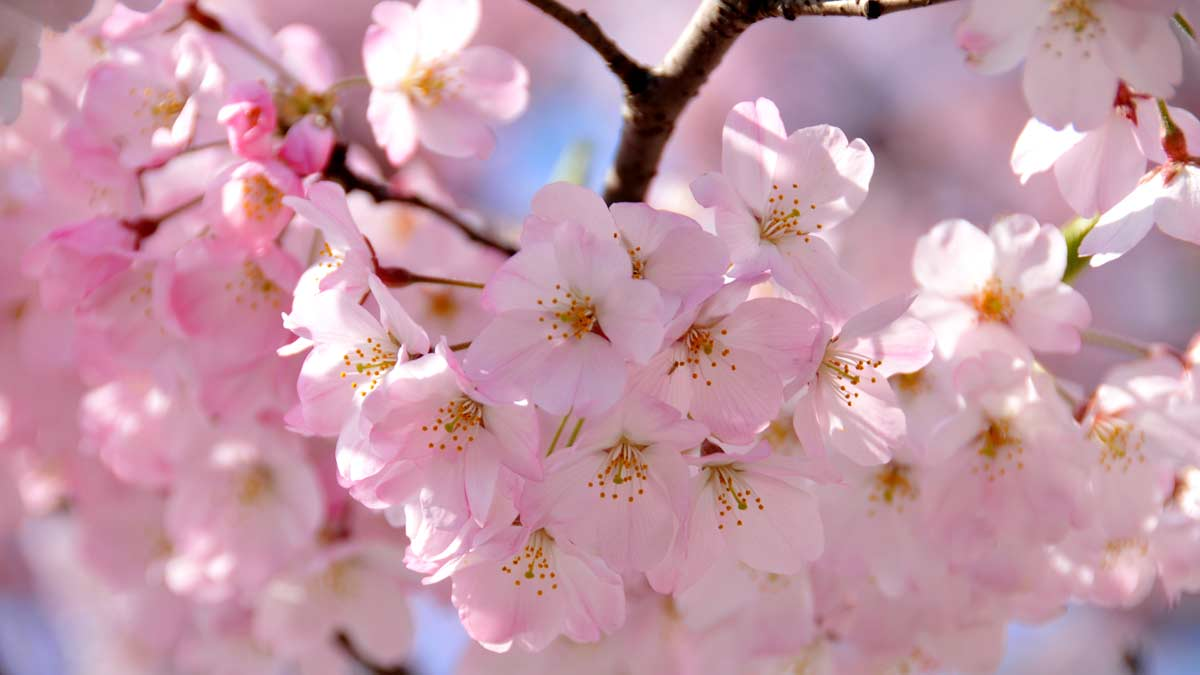
#> input picture flower.jpg, 1200 x 675 px
$ python filter3.py
#> lines starting #> are read from the running program, lines starting #| are printed output that depends on the picture
from PIL import Image, ImageFilter
import cv2
import numpy as np

def check_noise(img,filter_image): #to return the noise level - using gaussian noise
    mse = np.mean((np.array(img) - np.array(filter_image)) ** 2)
    return mse

def radius_size(img):
    brush_sizes = [1,2,3,4,5,6,7,8,9] #just to test

    best_brush_size = None #set it to null value first
    least_noise_level = float('inf') #actual value (pixels/matrix) - filtered image (pixels/matrix) = noise value (matrix)

    for size in brush_sizes:
        filter_image = img.filter(ImageFilter.GaussianBlur(radius = size))

        noise_level = check_noise(img,filter_image)
        if noise_level < least_noise_level:
            least_noise_level = noise_level
            best_brush_size = size
    print(best_brush_size)
    return best_brush_size

def filter2():
    #Convert image and blur
    img = Image.open("flower.jpg").convert("L")
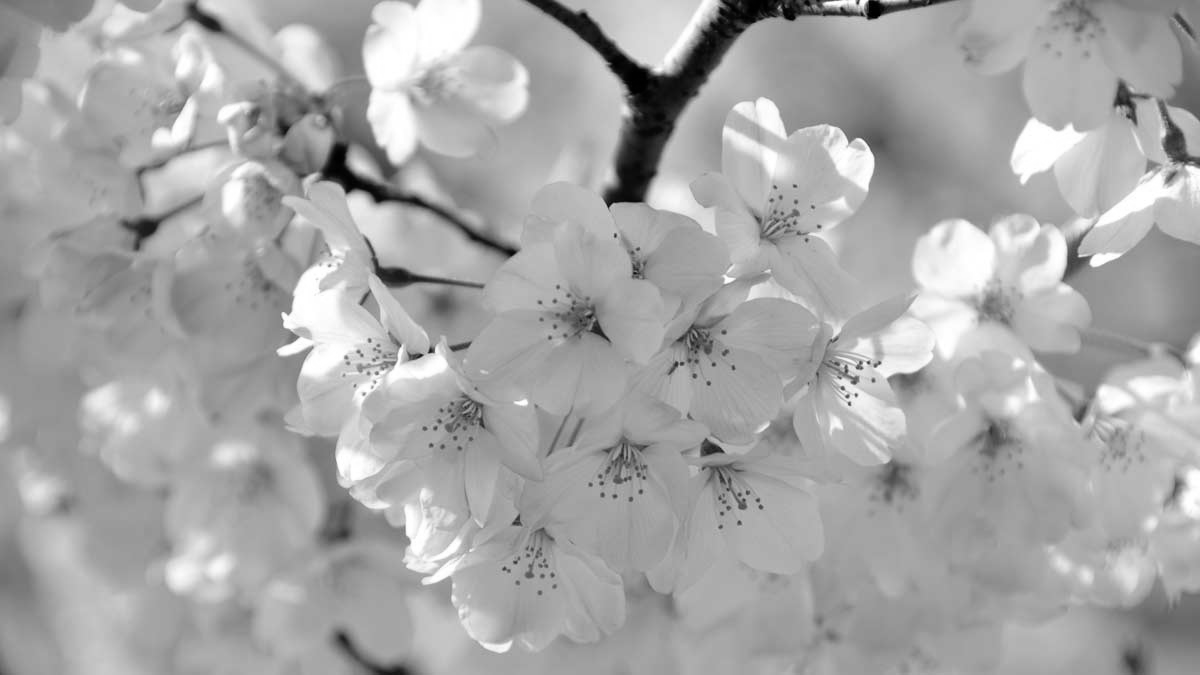
#> img: PIL image 1200x675 L; min 0, max 255, mean 166.5
    brush_size = radius_size(img)
#> the loop in radius_size, `for size in brush_sizes:` made 9 passes
#> (mse in check_noise, noise_level, least_noise_level) on pass 1: (3.79, 3.79, 3.79)
#> (mse in check_noise, noise_level) on passes 2 to 7: (11.05, 11.05), (17.79, 17.79), (24.1, 24.1), (29.5, 29.5), (34.25, 34.25), (38.36, 38.36)
#> after the loop in radius_size, `for size in brush_sizes:`: best_brush_size = 1; least_noise_level = 3.79
#| 1
#> brush_size = 1
    img_filter = img.filter((ImageFilter.GaussianBlur(radius = brush_size))) #blur it according to the brush_size
    img_filter = img_filter.filter((ImageFilter.GaussianBlur(radius = brush_size*2)))
    img_filter = img_filter.filter((ImageFilter.GaussianBlur(radius = brush_size*3)))
    img_filter.save("img.jpg")

    #creating sketch
    img_filter = cv2.imread("img.jpg", cv2.COLOR_BGR2GRAY)
#> img_filter: shape (675, 1200); min 0, max 255, mean 166.5
    img_filter = cv2.equalizeHist(img_filter)

    invert = cv2.bitwise_not(img_filter)

    bilateral = cv2.bilateralFilter(invert, 10, 50, 50)
    bilateral = cv2.bilateralFilter(bilateral, 7, 55, 55)
    bilateral = cv2.bilateralFilter(bilateral, 5, 60, 60)
    bilateral = cv2.bilateralFilter(bilateral, 3, 75, 75)

    invert1 = cv2.bitwise_not(bilateral)

    divide = cv2.divide(img_filter, invert1, scale=265.0)
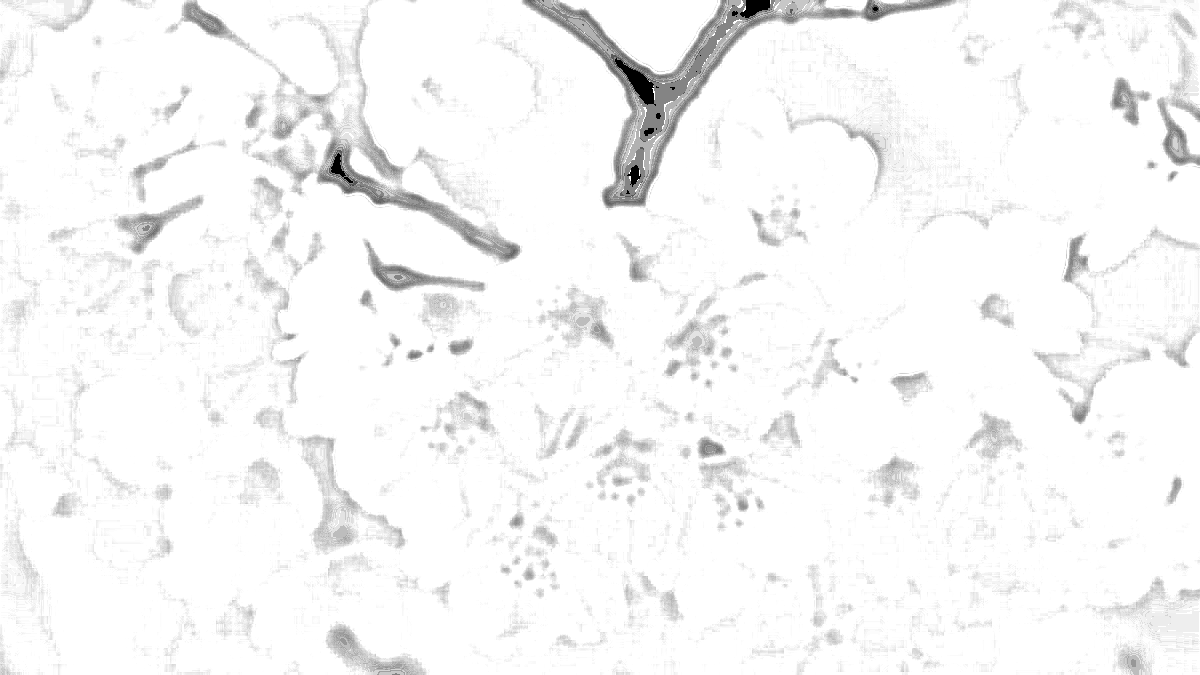
#> divide: shape (675, 1200); min 0, max 255, mean 246.3

    sketch = cv2.merge([divide,divide,divide])

    #manipulating the brightness and saturation of pixels
    img = Image.open("flower.jpg").convert("HSV")
#> img: PIL image 1200x675 HSV; mean H, S, V 207.4, 65.7, 197.5

    width, height = img.size
#> width = 1200; height = 675

    newIm = Image.new("HSV", (width, height))
#> newIm: PIL image 1200x675 HSV; every value is 0

    for m in range(width):
        for n in range(height):
            h = int(img.getpixel((m,n))[0])
            s = int(img.getpixel((m,n))[1]*2) #increase the saturation of the image
            v = int(img.getpixel((m,n))[2]*1.5)
            newIm.putpixel((m,n), (h,s,v))
#> newIm: PIL image 1200x675 HSV; mean H, S, V 207.4, 125, 248.9

    newIm = newIm.convert("RGB")
#> newIm: PIL image 1200x675 RGB
    newIm.save("img1.jpg")

    #remove noise from the image
    newIm = cv2.imread("img1.jpg")
#> newIm: shape (675, 1200, 3)
    bilateral_im = cv2.bilateralFilter(newIm, 15, 50, 50)

    #combine the sketch and image
    watercolor = ((sketch/255.0)*bilateral_im).astype("uint8")
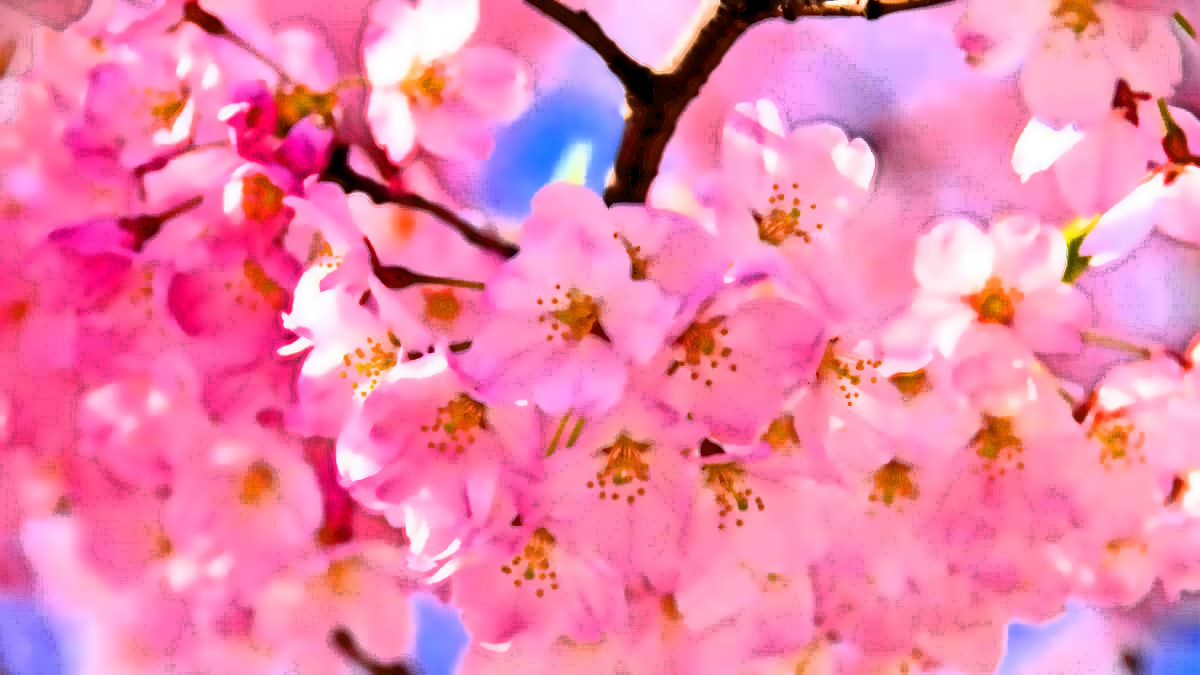
#> watercolor: shape (675, 1200, 3); mean of channels 0, 1, 2 173.4, 131.4, 237; drawn as B, G, R
    cv2.imwrite("watercolor.jpg", watercolor)

    #appplying paper texture to the image
    waterc = Image.open("watercolor.jpg")
    paper = Image.open("apaper.jpg").convert(waterc.mode)
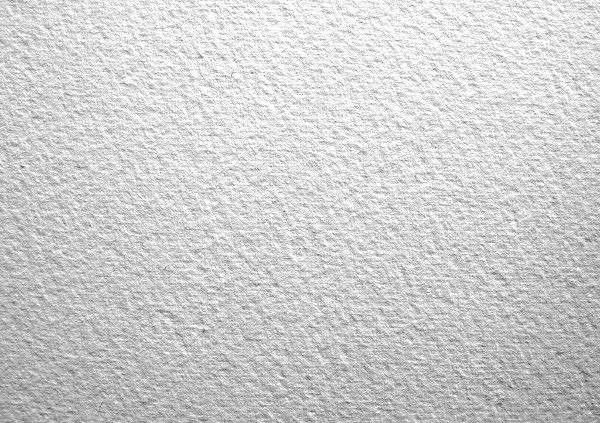
#> input picture apaper.jpg, 600 x 423 px
#> paper is the input picture: PIL image 600x423 RGB; min 37, max 255, mean 206.8
    paper = paper.resize(waterc.size)
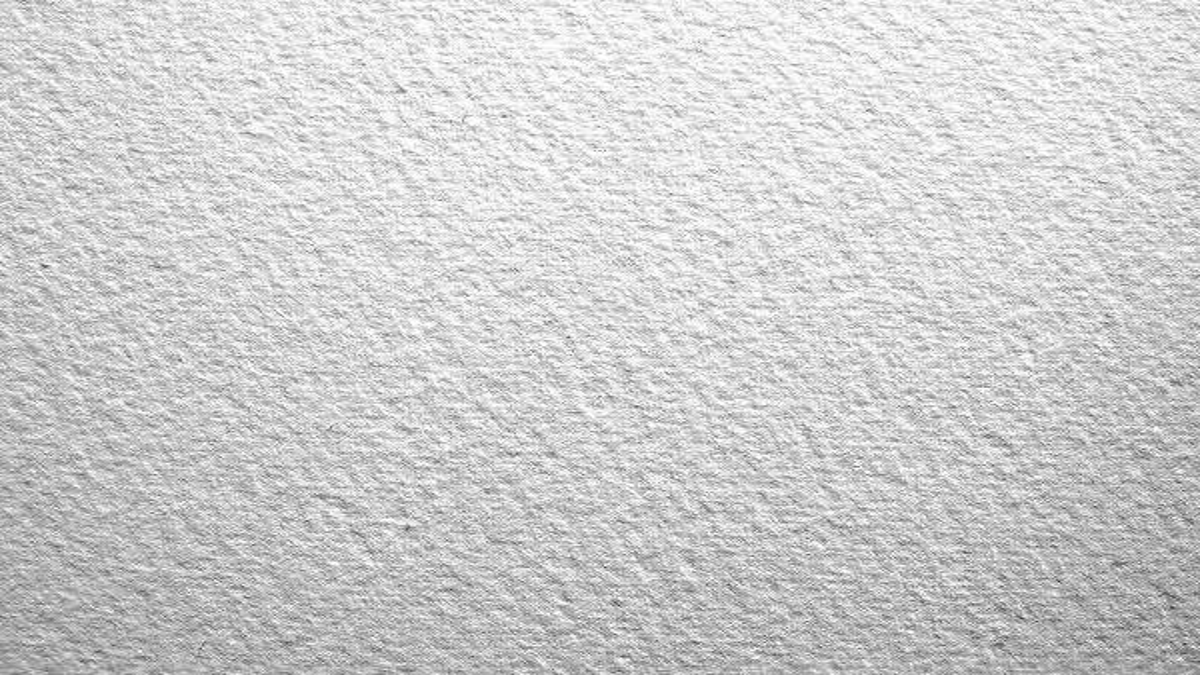
#> paper: PIL image 1200x675 RGB; min 53, max 255, mean 206.7
    img = Image.blend(waterc,paper,0.3)
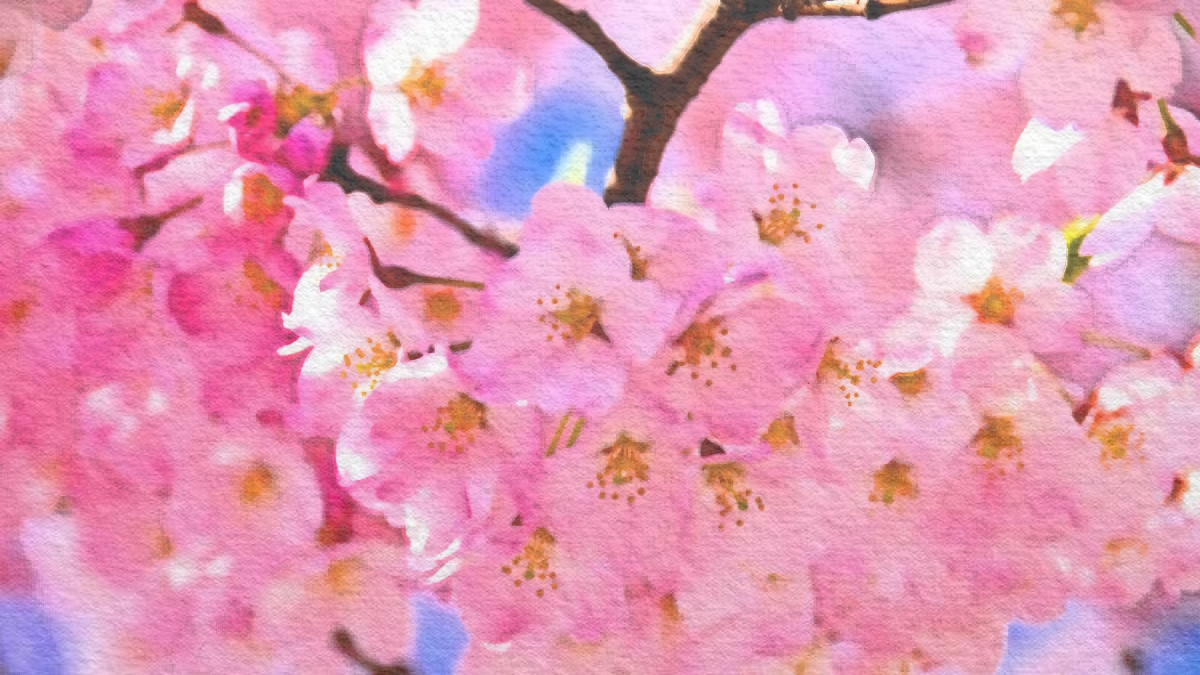
#> img: PIL image 1200x675 RGB; mean R, G, B 227.4, 153.6, 183
    img.show()
    img.save("final.jpg")
    cv2.waitKey(0)  # waits until a key is pressed
    cv2.destroyAllWindows()  # destroys the window showing image


filter2()
